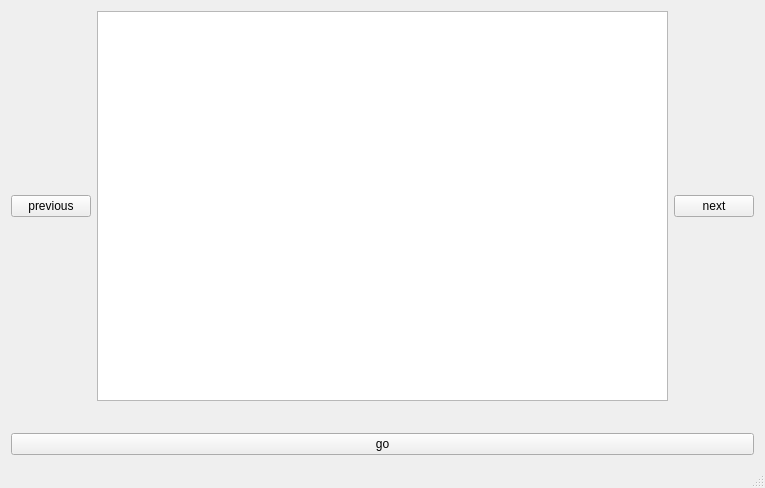
<?xml version="1.0" encoding="UTF-8"?>
<ui version="4.0">
 <class>MainWindow</class>
 <widget class="QMainWindow" name="MainWindow">
  <property name="geometry">
   <rect>
    <x>0</x>
    <y>0</y>
    <width>765</width>
    <height>488</height>
   </rect>
  </property>
  <property name="windowTitle">
   <string>MainWindow</string>
  </property>
  <widget class="QWidget" name="centralWidget">
   <layout class="QGridLayout" name="gridLayout">
    <item row="0" column="0">
     <layout class="QHBoxLayout" name="horizontalLayout">
      <item>
       <widget class="QPushButton" name="previousBtn">
        <property name="text">
         <string>previous</string>
        </property>
       </widget>
      </item>
      <item>
       <widget class="PictrueView" name="graphicsView"/>
      </item>
      <item>
       <widget class="QPushButton" name="nextBtn">
        <property name="text">
         <string>next</string>
        </property>
       </widget>
      </item>
     </layout>
    </item>
    <item row="1" column="0">
     <layout class="QHBoxLayout" name="horizontalLayout_3">
      <item>
       <spacer name="horizontalSpacer_4">
        <property name="orientation">
         <enum>Qt::Horizontal</enum>
        </property>
        <property name="sizeHint" stdset="0">
         <size>
          <width>40</width>
          <height>20</height>
         </size>
        </property>
       </spacer>
      </item>
      <item>
       <widget class="PictrueButton" name="picBtn0" native="true"/>
      </item>
      <item>
       <widget class="PictrueButton" name="picBtn1" native="true"/>
      </item>
      <item>
       <widget class="PictrueButton" name="picBtn2" native="true"/>
      </item>
      <item>
       <widget class="PictrueButton" name="picBtn3" native="true"/>
      </item>
      <item>
       <widget class="PictrueButton" name="picBtn4" native="true"/>
      </item>
      <item>
       <widget class="PictrueButton" name="picBtn5" native="true"/>
      </item>
      <item>
       <widget class="PictrueButton" name="picBtn6" native="true"/>
      </item>
      <item>
       <widget class="PictrueButton" name="picBtn7" native="true"/>
      </item>
      <item>
       <spacer name="horizontalSpacer_3">
        <property name="orientation">
         <enum>Qt::Horizontal</enum>
        </property>
        <property name="sizeHint" stdset="0">
         <size>
          <width>40</width>
          <height>20</height>
         </size>
        </property>
       </spacer>
      </item>
     </layout>
    </item>
    <item row="2" column="0">
     <widget class="QPushButton" name="goBtn">
      <property name="text">
       <string>go</string>
      </property>
     </widget>
    </item>
   </layout>
  </widget>
  <widget class="QMenuBar" name="menuBar">
   <property name="geometry">
    <rect>
     <x>0</x>
     <y>0</y>
     <width>765</width>
     <height>26</height>
    </rect>
   </property>
  </widget>
  <widget class="QStatusBar" name="statusBar"/>
 </widget>
 <layoutdefault spacing="6" margin="11"/>
 <customwidgets>
  <customwidget>
   <class>PictrueView</class>
   <extends>QGraphicsView</extends>
   <header>pictrueview.h</header>
  </customwidget>
  <customwidget>
   <class>PictrueButton</class>
   <extends>QWidget</extends>
   <header location="global">pictruebutton.h</header>
   <container>1</container>
  </customwidget>
 </customwidgets>
 <resources/>
 <connections/>
</ui>
